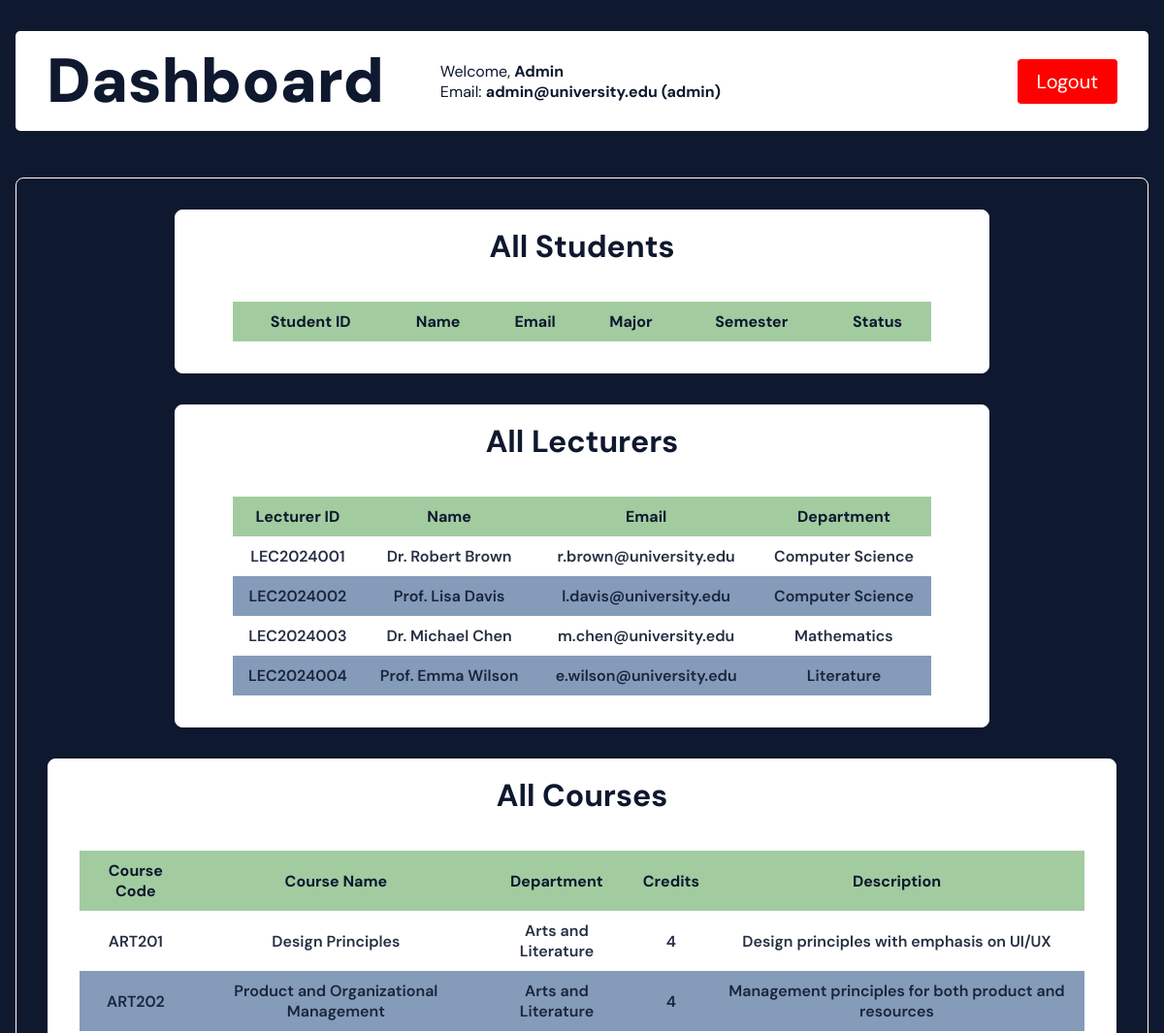
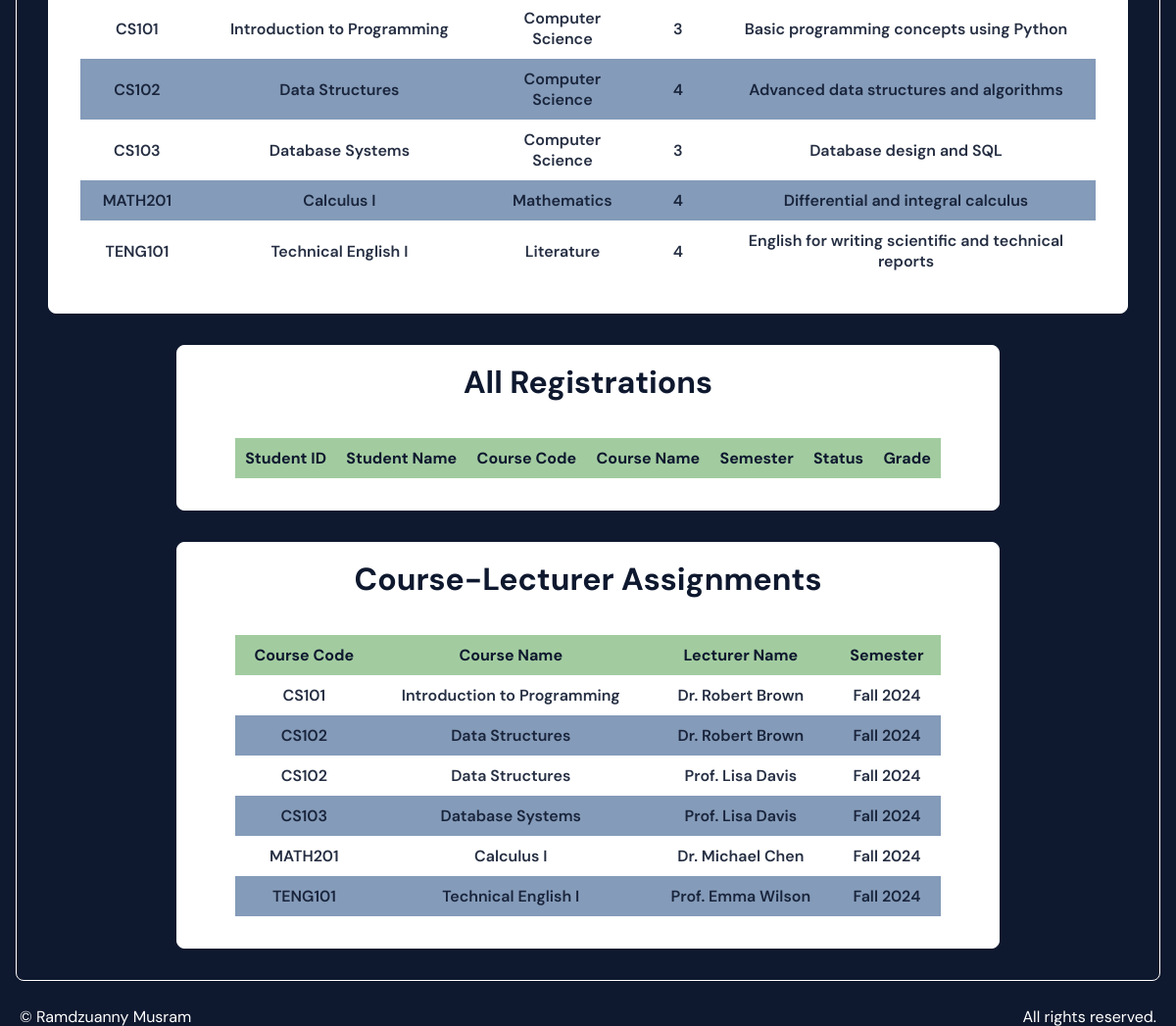
The page /index.php (signed in) on the database its author committed (2 pictures, top to bottom).
### tables this page shows
CREATE TABLE IF NOT EXISTS Lecturers (
    Lecturer_ID INT AUTO_INCREMENT PRIMARY KEY,        
    Lecturer_Code VARCHAR(20) UNIQUE,                  
    User_ID INT UNIQUE NOT NULL,                       
    Lecturer_Name VARCHAR(100) NOT NULL,
    Lecturer_Department VARCHAR(100) NOT NULL,
    
    FOREIGN KEY (User_ID) REFERENCES Users(User_ID) ON DELETE CASCADE
);

CREATE TABLE IF NOT EXISTS Users (
    User_ID INT AUTO_INCREMENT PRIMARY KEY,
    Email VARCHAR(100) UNIQUE NOT NULL,
    Password VARCHAR(255) NOT NULL,   
    Role ENUM('student', 'lecturer', 'admin') NOT NULL
);

CREATE TABLE IF NOT EXISTS Courses (
    Course_ID INT AUTO_INCREMENT PRIMARY KEY,
    Course_Name VARCHAR(100) NOT NULL,
    Course_Code VARCHAR(20) UNIQUE NOT NULL,           
    Course_Department VARCHAR(100) NOT NULL,
    Credits INT NOT NULL,
    Description TEXT
);

CREATE TABLE IF NOT EXISTS Course_Lecturers (
    Course_Lecturer_ID INT AUTO_INCREMENT PRIMARY KEY,
    Course_ID INT NOT NULL,                            
    Lecturer_ID INT NOT NULL,                          
    Semester VARCHAR(20) NOT NULL,
    
     
    FOREIGN KEY (Course_ID) REFERENCES Courses(Course_ID) ON DELETE CASCADE,
    FOREIGN KEY (Lecturer_ID) REFERENCES Lecturers(Lecturer_ID) ON DELETE CASCADE,
    
     
    UNIQUE KEY unique_teaching_assignment (Course_ID, Lecturer_ID, Semester)
);

### index.php (the view, shortened to what the rows shown need)
<?php
require_once 'db.php';
$role = $_SESSION['user_role'];
?>
<!DOCTYPE html>
<html>
<head>
    <link href="assets/styles.css" rel="stylesheet" />
</head>
<body>
    <header id="dashboard-header">
        <h1>Dashboard</h1>
    </header>
    <div class="dashboard-container">
        <div class="dashboard-box">
            <?php if ($role === 'student'): ?>
                <div class="dashboard-data">
                    <h2>Available Courses - Register Now</h2>
                    <form method="POST" action="">
                        <table>
                            <thead>
                                <tr>
                                    <th>Select</th>
                                    <th>Course Code</th>
                                    <th>Course Name</th>
                                    <th>Department</th>
                                    <th>Credits</th>
                                    <th>Description</th>
                                </tr>
                            </thead>
                            <tbody>
                                <?php
                                $available_courses = $db->prepare("
                                    SELECT c.*
                                    FROM Courses c
                                    WHERE c.Course_ID NOT IN (
                                        SELECT Course_ID
                                        FROM Registration
                                        WHERE Student_ID = ?
                                        AND Status IN ('Enrolled', 'Completed')
                                    )
                                    ORDER BY c.Course_Code
                                ");
                                $available_courses->execute([$student_id]);
                                while ($course = $available_courses->fetch(PDO::FETCH_ASSOC)):
                                ?>
                                <tr>
                                    <td><input type="checkbox" name="courses[]" value="<?php echo $course['Course_ID']; ?>"></td>
                                    <td><?php echo htmlspecialchars($course['Course_Code']); ?></td>
                                    <td><?php echo htmlspecialchars($course['Course_Name']); ?></td>
                                    <td><?php echo htmlspecialchars($course['Course_Department']); ?></td>
                                    <td><?php echo $course['Credits']; ?></td>
                                    <td><?php echo htmlspecialchars($course['Description']); ?></td>
                                </tr>
                                <?php endwhile; ?>
                            </tbody>
                        </table>
                        <button class="login-button" type="submit" name="register_courses">Register for Selected Courses</button>
                    </form>
                </div>
                <div class="dashboard-data">
                    <h2>My Course Registrations</h2>
                    <table>
                        <thead>
                            <tr>
                                <th>Course Code</th>
                                <th>Course Name</th>
                                <th>Credits</th>
                                <th>Semester</th>
                                <th>Status</th>
                                <th>Grade</th>
                                <th>Action</th>
                            </tr>
                        </thead>
                        <tbody>
                            <?php
                            $my_registrations = $db->prepare("
                                SELECT r.*, c.Course_Code, c.Course_Name, c.Credits
                                FROM Registration r
                                JOIN Courses c ON r.Course_ID = c.Course_ID
                                WHERE r.Student_ID = ?
                                ORDER BY r.Semester DESC, c.Course_Code
                            ");
                            $my_registrations->execute([$student_id]);
                            while ($reg = $my_registrations->fetch(PDO::FETCH_ASSOC)):
                            ?>
                            <tr>
                                <td><?php echo htmlspecialchars($reg['Course_Code']); ?></td>
                                <td><?php echo htmlspecialchars($reg['Course_Name']); ?></td>
                                <td><?php echo $reg['Credits']; ?></td>
                                <td><?php echo htmlspecialchars($reg['Semester']); ?></td>
                                <td><?php echo htmlspecialchars($reg['Status']); ?></td>
                                <td><?php echo htmlspecialchars($reg['Grade'] ?? 'N/A'); ?></td>
                                <td>
                                    <?php if ($reg['Status'] === 'Enrolled'): ?>
                                        <a href="?drop=<?php echo $reg['Registration_ID']; ?>" onclick="return confirm('Drop this course?')">Drop</a>
                                    <?php else: ?>
                                        -
                                    <?php endif; ?>
                                </td>
                            </tr>
                            <?php endwhile; ?>
                        </tbody>
                    </table>
                </div>
                <div class="dashboard-data">
                    <h2>My Course Lecturers</h2>
                    <table>
                        <thead>
                            <tr>
                                <th>Course Code</th>
                                <th>Course Name</th>
                                <th>Lecturer Name</th>
                                <th>Department</th>
                                <th>Semester</th>
                            </tr>
                        </thead>
                        <tbody>
                            <?php
                            $my_lecturers = $db->prepare("
                                SELECT DISTINCT c.Course_Code, c.Course_Name, l.Lecturer_Name, l.Lecturer_Department, cl.Semester
                                FROM Registration r
                                JOIN Courses c ON r.Course_ID = c.Course_ID
                                JOIN Course_Lecturers cl ON c.Course_ID = cl.Course_ID
                                JOIN Lecturers l ON cl.Lecturer_ID = l.Lecturer_ID
                                WHERE r.Student_ID = ? AND r.Status = 'Enrolled'
                                ORDER BY c.Course_Code
                            ");
                            $my_lecturers->execute([$student_id]);
                            while ($lec = $my_lecturers->fetch(PDO::FETCH_ASSOC)):
                            ?>
                            <tr>
                                <td><?php echo htmlspecialchars($lec['Course_Code']); ?></td>
                                <td><?php echo htmlspecialchars($lec['Course_Name']); ?></td>
                                <td><?php echo htmlspecialchars($lec['Lecturer_Name']); ?></td>
                                <td><?php echo htmlspecialchars($lec['Lecturer_Department']); ?></td>
                                <td><?php echo htmlspecialchars($lec['Semester']); ?></td>
                            </tr>
                            <?php endwhile; ?>
                        </tbody>
                    </table>
                </div>
            <?php elseif ($role === 'admin'): ?>
                <div class="dashboard-data">
                    <h2>All Students</h2>
                    <table>
                        <thead>
                            <tr>
                                <th>Student ID</th>
                                <th>Name</th>
                                <th>Email</th>
                                <th>Major</th>
                                <th>Semester</th>
                                <th>Status</th>
                            </tr>
                        </thead>
                    </table>
                </div>
                <div class="dashboard-data">
                    <h2>All Lecturers</h2>
                    <table>
                        <thead>
                            <tr>
                                <th>Lecturer ID</th>
                                <th>Name</th>
                                <th>Email</th>
                                <th>Department</th>
                            </tr>
                        </thead>
                        <tbody>
                            <?php
                            $all_lecturers_admin = $db->query("
                                SELECT l.*, u.Email
                                FROM Lecturers l
                                JOIN Users u ON l.User_ID = u.User_ID
                                ORDER BY l.Lecturer_Code
                            ");
                            while ($lecturer = $all_lecturers_admin->fetch(PDO::FETCH_ASSOC)):
                            ?>
                            <tr>
                                <td><?php echo htmlspecialchars($lecturer['Lecturer_Code']); ?></td>
                                <td><?php echo htmlspecialchars($lecturer['Lecturer_Name']); ?></td>
                                <td><?php echo htmlspecialchars($lecturer['Email']); ?></td>
                                <td><?php echo htmlspecialchars($lecturer['Lecturer_Department']); ?></td>
                            </tr>
                            <?php endwhile; ?>
                        </tbody>
                    </table>
                </div>
                <div class="dashboard-data">
                    <h2>All Courses</h2>
                    <table>
                        <thead>
                            <tr>
                                <th>Course Code</th>
                                <th>Course Name</th>
                                <th>Department</th>
                                <th>Credits</th>
                                <th>Description</th>
                            </tr>
                        </thead>
                        <tbody>
                            <?php
                            $all_courses = $db->query("SELECT * FROM Courses ORDER BY Course_Code");
                            while ($course = $all_courses->fetch(PDO::FETCH_ASSOC)):
                            ?>
                            <tr>
                                <td><?php echo htmlspecialchars($course['Course_Code']); ?></td>
                                <td><?php echo htmlspecialchars($course['Course_Name']); ?></td>
                                <td><?php echo htmlspecialchars($course['Course_Department']); ?></td>
                                <td><?php echo $course['Credits']; ?></td>
                                <td><?php echo htmlspecialchars($course['Description']); ?></td>
                            </tr>
                            <?php endwhile; ?>
                        </tbody>
                    </table>
                </div>
                <div class="dashboard-data">
                    <h2>All Registrations</h2>
                    <table>
                        <thead>
                            <tr>
                                <th>Student ID</th>
                                <th>Student Name</th>
                                <th>Course Code</th>
                                <th>Course Name</th>
                                <th>Semester</th>
                                <th>Status</th>
                                <th>Grade</th>
                            </tr>
                        </thead>
                    </table>
                </div>
                <div class="dashboard-data">
                    <h2>Course-Lecturer Assignments</h2>
                    <table>
                        <thead>
                            <tr>
                                <th>Course Code</th>
                                <th>Course Name</th>
                                <th>Lecturer Name</th>
                                <th>Semester</th>
                            </tr>
                        </thead>
                        <tbody>
                            <?php
                            $course_lecturers = $db->query("
                                SELECT
                                    c.Course_Code,
                                    c.Course_Name,
                                    l.Lecturer_Name,
                                    cl.Semester
                                FROM Course_Lecturers cl
                                JOIN Courses c ON cl.Course_ID = c.Course_ID
                                JOIN Lecturers l ON cl.Lecturer_ID = l.Lecturer_ID
                                ORDER BY c.Course_Code
                            ");
                            while ($cl = $course_lecturers->fetch(PDO::FETCH_ASSOC)):
                            ?>
                            <tr>
                                <td><?php echo htmlspecialchars($cl['Course_Code']); ?></td>
                                <td><?php echo htmlspecialchars($cl['Course_Name']); ?></td>
                                <td><?php echo htmlspecialchars($cl['Lecturer_Name']); ?></td>
                                <td><?php echo htmlspecialchars($cl['Semester']); ?></td>
                            </tr>
                            <?php endwhile; ?>
                        </tbody>
                    </table>
                </div>
            <?php endif; ?>
        </div>
    </div>
</body>
</html>

### rows shown on the page
lecturers: Lecturer_Code "LEC2024001", Lecturer_Name "Dr. Robert Brown", User_ID.Email "r.brown@university.edu", Lecturer_Department "Computer Science"
lecturers: Lecturer_Code "LEC2024002", Lecturer_Name "Prof. Lisa Davis", User_ID.Email "l.davis@university.edu", Lecturer_Department "Computer Science"
lecturers: Lecturer_Code "LEC2024003", Lecturer_Name "Dr. Michael Chen", User_ID.Email "m.chen@university.edu", Lecturer_Department "Mathematics"
lecturers: Lecturer_Code "LEC2024004", Lecturer_Name "Prof. Emma Wilson", User_ID.Email "e.wilson@university.edu", Lecturer_Department "Literature"
courses: Course_Code "ART201", Course_Name "Design Principles", Course_Department "Arts and Literature", Credits "4", Description "Design principles with emphasis on UI/UX"
courses: Course_Code "ART202", Course_Name "Product and Organizational Management", Course_Department "Arts and Literature", Credits "4", Description "Management principles for both product and resources"
courses: Course_Code "CS101", Course_Name "Introduction to Programming", Course_Department "Computer Science", Credits "3", Description "Basic programming concepts using Python"
courses: Course_Code "CS102", Course_Name "Data Structures", Course_Department "Computer Science", Credits "4", Description "Advanced data structures and algorithms"
courses: Course_Code "CS103", Course_Name "Database Systems", Course_Department "Computer Science", Credits "3", Description "Database design and SQL"
courses: Course_Code "MATH201", Course_Name "Calculus I", Course_Department "Mathematics", Credits "4", Description "Differential and integral calculus"
courses: Course_Code "TENG101", Course_Name "Technical English I", Course_Department "Literature", Credits "4", Description "English for writing scientific and technical reports"
course_lecturers: Course_ID.Course_Code "CS101", Course_ID.Course_Name "Introduction to Programming", Lecturer_ID.Lecturer_Name "Dr. Robert Brown", Semester "Fall 2024"
course_lecturers: Course_ID.Course_Code "CS102", Course_ID.Course_Name "Data Structures", Lecturer_ID.Lecturer_Name "Dr. Robert Brown", Semester "Fall 2024"
course_lecturers: Course_ID.Course_Code "CS102", Course_ID.Course_Name "Data Structures", Lecturer_ID.Lecturer_Name "Prof. Lisa Davis", Semester "Fall 2024"
course_lecturers: Course_ID.Course_Code "CS103", Course_ID.Course_Name "Database Systems", Lecturer_ID.Lecturer_Name "Prof. Lisa Davis", Semester "Fall 2024"
course_lecturers: Course_ID.Course_Code "MATH201", Course_ID.Course_Name "Calculus I", Lecturer_ID.Lecturer_Name "Dr. Michael Chen", Semester "Fall 2024"
course_lecturers: Course_ID.Course_Code "TENG101", Course_ID.Course_Name "Technical English I", Lecturer_ID.Lecturer_Name "Prof. Emma Wilson", Semester "Fall 2024"

### other values the page prints
$name "Admin"
$email "admin@university.edu"
$role "admin"
